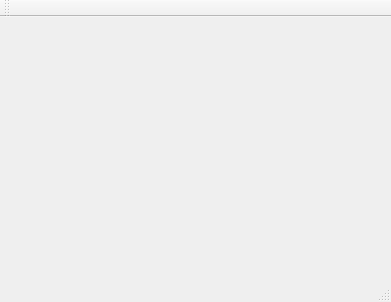
<?xml version="1.0" encoding="UTF-8"?>
<ui version="4.0">
 <class>MainWindow</class>
 <widget class="QMainWindow" name="MainWindow">
  <property name="geometry">
   <rect>
    <x>0</x>
    <y>0</y>
    <width>391</width>
    <height>302</height>
   </rect>
  </property>
  <property name="windowTitle">
   <string>MainWindow</string>
  </property>
  <widget class="QWidget" name="centralWidget"/>
  <widget class="QMenuBar" name="menuBar">
   <property name="geometry">
    <rect>
     <x>0</x>
     <y>0</y>
     <width>391</width>
     <height>26</height>
    </rect>
   </property>
  </widget>
  <widget class="QToolBar" name="mainToolBar">
   <attribute name="toolBarArea">
    <enum>TopToolBarArea</enum>
   </attribute>
   <attribute name="toolBarBreak">
    <bool>false</bool>
   </attribute>
  </widget>
  <widget class="QStatusBar" name="statusBar"/>
 </widget>
 <layoutdefault spacing="6" margin="11"/>
 <resources/>
 <connections/>
</ui>
